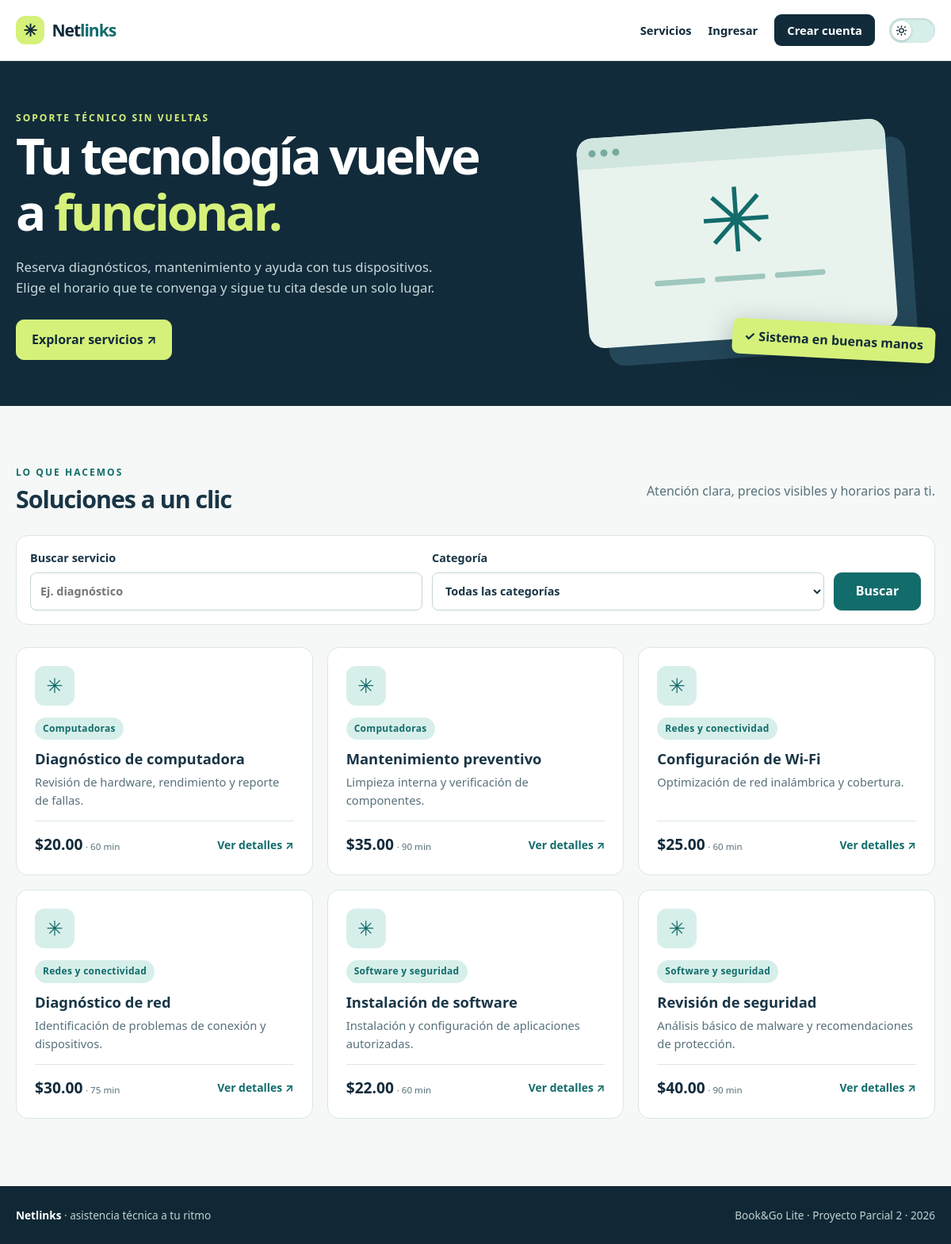
The page / on the database its author committed.
### tables this page shows
CREATE TABLE IF NOT EXISTS servicios (
 id BIGINT UNSIGNED AUTO_INCREMENT PRIMARY KEY,
 categoria_id BIGINT UNSIGNED NOT NULL,
 nombre VARCHAR(120) NOT NULL,
 descripcion TEXT NOT NULL,
 precio DECIMAL(10,2) NOT NULL,
 duracion_min SMALLINT UNSIGNED NOT NULL,
 estado ENUM('ACTIVO','INACTIVO') NOT NULL DEFAULT 'ACTIVO',
 CONSTRAINT chk_precio CHECK (precio >= 0),
 CONSTRAINT chk_duracion CHECK (duracion_min > 0),
 FOREIGN KEY (categoria_id) REFERENCES categorias(id),
 INDEX (categoria_id, estado)
);

CREATE TABLE IF NOT EXISTS categorias (
 id BIGINT UNSIGNED AUTO_INCREMENT PRIMARY KEY,
 nombre VARCHAR(100) NOT NULL UNIQUE,
 descripcion VARCHAR(500) NOT NULL,
 estado ENUM('ACTIVO','INACTIVO') NOT NULL DEFAULT 'ACTIVO'
);

### public/index.php (called while the page is built, shortened)
<?php
require dirname(__DIR__) . '/app/bootstrap.php';
$route = $_GET['route'] ?? 'home';
try {
    $user = me();
    $template = match ($route) {
        'home' => 'home', 'login' => 'login', 'register' => 'register',
        'service' => 'service', 'reservas' => 'reservas',
        'admin' => 'admin', 'admin-reservas' => 'admin-reservas',
        'admin-centers' => 'admin-centers',
        'change-password' => 'change-password',
        default => null,
    };
    require dirname(__DIR__) . '/views/layout-top.php';
    require dirname(__DIR__) . '/views/' . $template . '.php';
    require dirname(__DIR__) . '/views/layout-bottom.php';
} catch (DomainException $ex) {
    http_response_code(422);
    $user = me();
    require dirname(__DIR__) . '/views/layout-top.php';
    echo '<main class="container narrow"><div class="panel"><h1>No se pudo completar la operación</h1><p>' . e($ex->getMessage()) . '</p><a class="button" href="' . url('home') . '">Volver al inicio</a></div></main>';
    require dirname(__DIR__) . '/views/layout-bottom.php';
} catch (PDOException $ex) {
    error_log('Netlinks database error: ' . $ex->getMessage());
    http_response_code(500);
    echo '<!doctype html><html lang="es"><meta charset="utf-8"><title>Error</title><p>No se pudo completar la operación. Revise la configuración de la base de datos o contacte al administrador.</p><a href="index.php">Inicio</a></html>';
}

### app/bootstrap.php (called while the page is built, shortened)
<?php
function db(): PDO {
    static $pdo;
    if (!isset($pdo)) {
        $pdo = new PDO(
            'mysql:host=' . (getenv('DB_HOST') ?: '127.0.0.1') . ';port=' . (getenv('DB_PORT') ?: '3306') . ';dbname=' . (getenv('DB_NAME') ?: 'bookgo_lite') . ';charset=utf8mb4',
            getenv('DB_USER') ?: 'bookgo', getenv('DB_PASSWORD') ?: '',
            [PDO::ATTR_ERRMODE => PDO::ERRMODE_EXCEPTION, PDO::ATTR_DEFAULT_FETCH_MODE => PDO::FETCH_ASSOC,
             PDO::ATTR_EMULATE_PREPARES => false]
        );
        $pdo->exec("SET time_zone = '-05:00'");
    }
    return $pdo;
}
function q(string $sql, array $args = []): PDOStatement {
    $stmt = db()->prepare($sql);
    $stmt->execute($args);
    return $stmt;
}
function e(mixed $value): string {
    return htmlspecialchars((string)$value, ENT_QUOTES | ENT_SUBSTITUTE, 'UTF-8');
}
function url(string $route = 'home', array $params = []): string {
    return e($_SERVER['SCRIPT_NAME'] ?? '/index.php') . '?' . http_build_query(['route' => $route] + $params);
}
function me(): ?array {
    if (empty($_SESSION['uid'])) return null;
    $user = q('SELECT u.id,u.nombre,u.apellido,u.rol_id,u.debe_cambiar_password,u.password_version FROM usuarios u WHERE u.id=? AND u.estado=\'ACTIVO\'', [$_SESSION['uid']])->fetch();
    return $user;
}

### views/home.php (the view, shortened to what this page needs)
<?php
$search = trim(is_string($_GET['q'] ?? null) ? $_GET['q'] : '');
$category = isset($_GET['categoria']) && $_GET['categoria'] !== '' ? positive($_GET['categoria']) : null;
$services = q("SELECT s.*,c.nombre AS categoria FROM servicios s JOIN categorias c ON c.id=s.categoria_id
 WHERE s.estado='ACTIVO' AND c.estado='ACTIVO' AND s.nombre LIKE ? AND (? IS NULL OR s.categoria_id=?) ORDER BY s.id",
 ['%' . $search . '%',$category,$category])->fetchAll();
?>
<main><section class="hero"><div class="container hero-grid"><div><span class="eyebrow">SOPORTE TÉCNICO SIN VUELTAS</span>
<h1>Tu tecnología vuelve a <em>funcionar.</em></h1><p>Reserva diagnósticos, mantenimiento y ayuda con tus dispositivos. Elige el horario que te convenga y sigue tu cita desde un solo lugar.</p>
<a class="button" href="#catalogo">Explorar servicios <span aria-hidden="true">↗</span></a></div>
<div class="hero-illustration" aria-hidden="true"><div class="screen"><div class="screen-top"><i></i><i></i><i></i></div><div class="screen-symbol">✳</div><div class="screen-lines"><b></b><b></b><b></b></div></div><div class="floating-tag">✓ Sistema en buenas manos</div></div></div></section>
<section class="container section" id="catalogo"><div class="section-title"><div><span class="eyebrow">LO QUE HACEMOS</span><h2>Soluciones a un clic</h2></div><p>Atención clara, precios visibles y horarios para ti.</p></div>
<form class="filters" method="get" action="index.php"><input type="hidden" name="route" value="home"><label>Buscar servicio<input type="search" name="q" placeholder="Ej. diagnóstico" value="<?= e($search) ?>" maxlength="120"></label>
<label>Categoría<select name="categoria"><option value="">Todas las categorías</option></select></label><button class="button" type="submit">Buscar</button></form>
<div class="cards"><?php foreach ($services as $service): ?><article class="card"><div class="card-icon" aria-hidden="true">✳</div><span class="pill"><?= e($service['categoria']) ?></span><h3><?= e($service['nombre']) ?></h3><p><?= e($service['descripcion']) ?></p><div class="card-foot"><span><strong>$<?= e(number_format((float)$service['precio'],2)) ?></strong> <small>· <?= e($service['duracion_min']) ?> min</small></span><a href="<?= url('service',['id'=>$service['id']]) ?>" aria-label="Ver <?= e($service['nombre']) ?>">Ver detalles ↗</a></div></article><?php endforeach; ?></div>
<?php if (!$services): ?><p class="empty">No encontramos servicios con esos filtros. Prueba otra búsqueda.</p><?php endif; ?></section></main>

### views/layout-top.php (shortened to what this page needs)
<!doctype html>
<html lang="es"><head><meta charset="UTF-8"><meta name="viewport" content="width=device-width,initial-scale=1">
<link rel="stylesheet" href="assets/style.css"></head><body>
<header class="site-header"><div class="container nav"><a class="brand" href="<?= url('home') ?>"><span class="brand-icon" aria-hidden="true">✳</span> Net<span>links</span></a>
<div class="nav-right"><nav aria-label="Navegación principal"><a href="<?= url('home') ?>">Servicios</a>
<?php if ($user): ?><span class="greeting">Hola, <?= e($user['nombre']) ?></span><form class="inline" method="post" action="<?= url('logout') ?>"><?= csrf_field() ?><button class="nav-button" type="submit">Salir</button></form>
<?php else: ?><a href="<?= url('login') ?>">Ingresar</a><a class="nav-button" href="<?= url('register') ?>">Crear cuenta</a><?php endif; ?>
</nav><button class="theme-toggle" id="theme-toggle" type="button" role="switch" aria-checked="false" aria-label="Activar modo oscuro" title="Cambiar a modo oscuro"><span class="theme-toggle-track" aria-hidden="true"><span class="theme-toggle-thumb"><svg class="icon-sun" viewBox="0 0 24 24" fill="none" stroke="currentColor" stroke-width="2.2" stroke-linecap="round"><circle cx="12" cy="12" r="4.2"/><path d="M12 2.5v2.2M12 19.3v2.2M4.2 4.2l1.6 1.6M18.2 18.2l1.6 1.6M2.5 12h2.2M19.3 12h2.2M4.2 19.8l1.6-1.6M18.2 5.8l1.6-1.6"/></svg><svg class="icon-moon" viewBox="0 0 24 24" fill="currentColor"><path d="M21 12.8A9 9 0 1 1 11.2 3a7 7 0 0 0 9.8 9.8Z"/></svg></span></span></button></div></div></header>

### views/layout-bottom.php
<footer class="site-footer"><div class="container footer-inner"><span><strong>Netlinks</strong> · asistencia técnica a tu ritmo</span><span>Book&Go Lite · Proyecto Parcial 2 · 2026</span></div></footer>
<script src="assets/app.js" defer></script></body></html>

### rows shown on the page
servicios: categoria.nombre "Computadoras", nombre "Diagnóstico de computadora", descripcion "Revisión de hardware, rendimiento y reporte de fallas.", precio "20.00", duracion_min "60"
servicios: categoria.nombre "Computadoras", nombre "Mantenimiento preventivo", descripcion "Limpieza interna y verificación de componentes.", precio "35.00", duracion_min "90"
servicios: categoria.nombre "Redes y conectividad", nombre "Configuración de Wi-Fi", descripcion "Optimización de red inalámbrica y cobertura.", precio "25.00", duracion_min "60"
servicios: categoria.nombre "Redes y conectividad", nombre "Diagnóstico de red", descripcion "Identificación de problemas de conexión y dispositivos.", precio "30.00", duracion_min "75"
servicios: categoria.nombre "Software y seguridad", nombre "Instalación de software", descripcion "Instalación y configuración de aplicaciones autorizadas.", precio "22.00", duracion_min "60"
servicios: categoria.nombre "Software y seguridad", nombre "Revisión de seguridad", descripcion "Análisis básico de malware y recomendaciones de protección.", precio "40.00", duracion_min "90"
